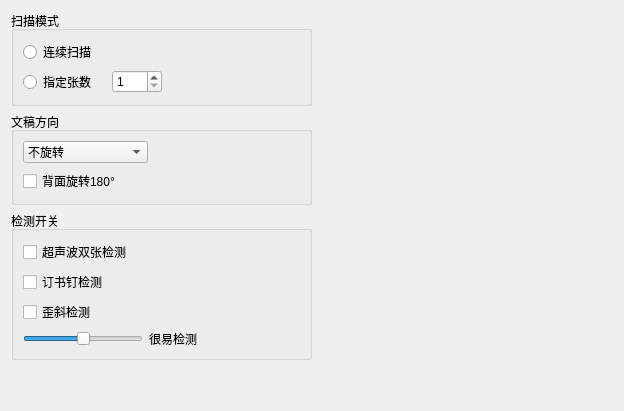
     <widget class="QWidget" name="tab_feeding">
      <attribute name="title">
       <string>送纸</string>
      </attribute>
      <layout class="QHBoxLayout" name="horizontalLayout_13">
       <item>
        <layout class="QVBoxLayout" name="verticalLayout_7">
         <item>
          <widget class="QGroupBox" name="gbox_scanMode">
           <property name="title">
            <string>扫描模式</string>
           </property>
           <layout class="QHBoxLayout" name="horizontalLayout_7">
            <item>
             <layout class="QVBoxLayout" name="verticalLayout_6" stretch="0,0">
              <item>
               <widget class="QRadioButton" name="rbtn_maxPage">
                <property name="text">
                 <string>连续扫描</string>
                </property>
               </widget>
              </item>
              <item>
               <layout class="QHBoxLayout" name="horizontalLayout_6" stretch="2,1">
                <item>
                 <widget class="QRadioButton" name="rbtn_pageNum">
                  <property name="text">
                   <string>指定张数</string>
                  </property>
                 </widget>
                </item>
                <item>
                 <widget class="QSpinBox" name="spin_pageNum">
                  <property name="minimumSize">
                   <size>
                    <width>50</width>
                    <height>0</height>
                   </size>
                  </property>
                  <property name="minimum">
                   <number>1</number>
                  </property>
                  <property name="maximum">
                   <number>500</number>
                  </property>
                 </widget>
                </item>
               </layout>
              </item>
             </layout>
            </item>
            <item>
             <spacer name="horizontalSpacer_15">
              <property name="orientation">
               <enum>Qt::Horizontal</enum>
              </property>
              <property name="sizeHint" stdset="0">
               <size>
                <width>135</width>
                <height>20</height>
               </size>
              </property>
             </spacer>
            </item>
           </layout>
          </widget>
         </item>
         <item>
          <widget class="QGroupBox" name="gbox_pageDirection">
           <property name="title">
            <string>文稿方向</string>
           </property>
           <layout class="QHBoxLayout" name="horizontalLayout_11">
            <item>
             <layout class="QVBoxLayout" name="verticalLayout_13">
              <item>
               <widget class="QComboBox" name="cbox_pageDirection">
                <property name="minimumSize">
                 <size>
                  <width>120</width>
                  <height>0</height>
                 </size>
                </property>
                <property name="maximumSize">
                 <size>
                  <width>150</width>
                  <height>16777215</height>
                 </size>
                </property>
                <item>
                 <property name="text">
                  <string>不旋转</string>
                 </property>
                </item>
                <item>
                 <property name="text">
                  <string>顺时针旋转90°</string>
                 </property>
                </item>
                <item>
                 <property name="text">
                  <string>旋转180°</string>
                 </property>
                </item>
                <item>
                 <property name="text">
                  <string>逆时针选择90°</string>
                 </property>
                </item>
                <item>
                 <property name="text">
                  <string>自动识别文稿方向</string>
                 </property>
                </item>
               </widget>
              </item>
              <item>
               <widget class="QCheckBox" name="cbtn_backRotate_180">
                <property name="text">
                 <string>背面旋转180°</string>
                </property>
               </widget>
              </item>
             </layout>
            </item>
            <item>
             <spacer name="horizontalSpacer_16">
              <property name="orientation">
               <enum>Qt::Horizontal</enum>
              </property>
              <property name="sizeHint" stdset="0">
               <size>
                <width>152</width>
                <height>20</height>
               </size>
              </property>
             </spacer>
            </item>
           </layout>
          </widget>
         </item>
         <item>
          <widget class="QGroupBox" name="groupBox">
           <property name="title">
            <string>检测开关</string>
           </property>
           <layout class="QHBoxLayout" name="horizontalLayout_12">
            <item>
             <layout class="QVBoxLayout" name="verticalLayout_12">
              <item>
               <layout class="QVBoxLayout" name="verticalLayout_11" stretch="0,0,0,0">
                <item>
                 <widget class="QCheckBox" name="cbtn_doubleCheck">
                  <property name="text">
                   <string>超声波双张检测</string>
                  </property>
                 </widget>
                </item>
                <item>
                 <widget class="QCheckBox" name="cbtn_stapleCheck">
                  <property name="text">
                   <string>订书钉检测</string>
                  </property>
                 </widget>
                </item>
                <item>
                 <widget class="QCheckBox" name="cbtn_skewCheck">
                  <property name="text">
                   <string>歪斜检测</string>
                  </property>
                 </widget>
                </item>
                <item>
                 <layout class="QHBoxLayout" name="horizontalLayout_27">
                  <item>
                   <widget class="QSlider" name="Slider_skewCheck">
                    <property name="minimumSize">
                     <size>
                      <width>120</width>
                      <height>0</height>
                     </size>
                    </property>
                    <property name="styleSheet">
                     <string notr="true">QSlider::handle:pressed{background:#007ad9;}</string>
                    </property>
                    <property name="minimum">
                     <number>1</number>
                    </property>
                    <property name="maximum">
                     <number>5</number>
                    </property>
                    <property name="pageStep">
                     <number>1</number>
                    </property>
                    <property name="value">
                     <number>3</number>
                    </property>
                    <property name="sliderPosition">
                     <number>3</number>
                    </property>
                    <property name="orientation">
                     <enum>Qt::Horizontal</enum>
                    </property>
                   </widget>
                  </item>
                  <item>
                   <widget class="QLabel" name="label_skewCheck">
                    <property name="minimumSize">
                     <size>
                      <width>55</width>
                      <height>0</height>
                     </size>
                    </property>
                    <property name="text">
                     <string>很易检测</string>
                    </property>
                   </widget>
                  </item>
                 </layout>
                </item>
               </layout>
              </item>
             </layout>
            </item>
            <item>
             <spacer name="horizontalSpacer_17">
              <property name="orientation">
               <enum>Qt::Horizontal</enum>
              </property>
              <property name="sizeHint" stdset="0">
               <size>
                <width>87</width>
                <height>20</height>
               </size>
              </property>
             </spacer>
            </item>
           </layout>
          </widget>
         </item>
         <item>
          <spacer name="verticalSpacer_4">
           <property name="orientation">
            <enum>Qt::Vertical</enum>
           </property>
           <property name="sizeHint" stdset="0">
            <size>
             <width>20</width>
             <height>40</height>
            </size>
           </property>
          </spacer>
         </item>
        </layout>
       </item>
       <item>
        <spacer name="horizontalSpacer_18">
         <property name="orientation">
          <enum>Qt::Horizontal</enum>
         </property>
         <property name="sizeHint" stdset="0">
          <size>
           <width>301</width>
           <height>20</height>
          </size>
         </property>
        </spacer>
       </item>
      </layout>
     </widget>
